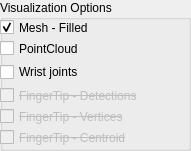
    <widget class="QGroupBox" name="guiGroup_RenderOptions">
     <property name="geometry">
      <rect>
       <x>670</x>
       <y>210</y>
       <width>191</width>
       <height>151</height>
      </rect>
     </property>
     <property name="minimumSize">
      <size>
       <width>100</width>
       <height>100</height>
      </size>
     </property>
     <property name="maximumSize">
      <size>
       <width>200</width>
       <height>16777215</height>
      </size>
     </property>
     <property name="title">
      <string>Visualization Options</string>
     </property>
     <widget class="QWidget" name="layoutWidget">
      <property name="geometry">
       <rect>
        <x>0</x>
        <y>20</y>
        <width>181</width>
        <height>135</height>
       </rect>
      </property>
      <layout class="QVBoxLayout" name="verticalLayout_73">
       <item>
        <widget class="QCheckBox" name="myCheckBox_MESH_FILL">
         <property name="maximumSize">
          <size>
           <width>16777215</width>
           <height>15</height>
          </size>
         </property>
         <property name="toolTip">
          <string>Fill the mesh of the objects</string>
         </property>
         <property name="text">
          <string>Mesh - Filled</string>
         </property>
         <property name="checked">
          <bool>true</bool>
         </property>
        </widget>
       </item>
       <item>
        <widget class="QCheckBox" name="myCheckBox_PCL">
         <property name="maximumSize">
          <size>
           <width>16777215</width>
           <height>15</height>
          </size>
         </property>
         <property name="toolTip">
          <string>Show the pointcloud</string>
         </property>
         <property name="text">
          <string>PointCloud</string>
         </property>
         <property name="checked">
          <bool>false</bool>
         </property>
        </widget>
       </item>
       <item>
        <widget class="QCheckBox" name="myCheck_RenderLeftRight_BoneLCS">
         <property name="sizePolicy">
          <sizepolicy hsizetype="Fixed" vsizetype="Fixed">
           <horstretch>0</horstretch>
           <verstretch>0</verstretch>
          </sizepolicy>
         </property>
         <property name="toolTip">
          <string>Show/Hide the wrist joints</string>
         </property>
         <property name="text">
          <string>Wrist joints</string>
         </property>
         <property name="checked">
          <bool>false</bool>
         </property>
        </widget>
       </item>
       <item>
        <widget class="QCheckBox" name="myCheck_FingertipDetections">
         <property name="enabled">
          <bool>false</bool>
         </property>
         <property name="minimumSize">
          <size>
           <width>0</width>
           <height>0</height>
          </size>
         </property>
         <property name="maximumSize">
          <size>
           <width>16777215</width>
           <height>15</height>
          </size>
         </property>
         <property name="font">
          <font>
           <strikeout>true</strikeout>
          </font>
         </property>
         <property name="toolTip">
          <string>Show/Hide the finger tips detections</string>
         </property>
         <property name="text">
          <string>FingerTip - Detections</string>
         </property>
         <property name="checked">
          <bool>false</bool>
         </property>
        </widget>
       </item>
       <item>
        <widget class="QCheckBox" name="myCheck_FingertipVertices">
         <property name="enabled">
          <bool>false</bool>
         </property>
         <property name="maximumSize">
          <size>
           <width>16777215</width>
           <height>15</height>
          </size>
         </property>
         <property name="font">
          <font>
           <strikeout>true</strikeout>
          </font>
         </property>
         <property name="toolTip">
          <string>Show/Hide the fingertips vertices</string>
         </property>
         <property name="text">
          <string>FingerTip - Vertices</string>
         </property>
         <property name="checked">
          <bool>false</bool>
         </property>
        </widget>
       </item>
       <item>
        <widget class="QCheckBox" name="myCheck_FingertipVertices_Centroid">
         <property name="enabled">
          <bool>false</bool>
         </property>
         <property name="maximumSize">
          <size>
           <width>16777215</width>
           <height>15</height>
          </size>
         </property>
         <property name="font">
          <font>
           <strikeout>true</strikeout>
          </font>
         </property>
         <property name="toolTip">
          <string>Show/Hide the fingertips centroid</string>
         </property>
         <property name="text">
          <string>FingerTip - Centroid</string>
         </property>
         <property name="checked">
          <bool>false</bool>
         </property>
        </widget>
       </item>
       <item>
        <spacer name="verticalSpacer_2">
         <property name="orientation">
          <enum>Qt::Vertical</enum>
         </property>
         <property name="sizeHint" stdset="0">
          <size>
           <width>20</width>
           <height>40</height>
          </size>
         </property>
        </spacer>
       </item>
      </layout>
     </widget>
    </widget>
